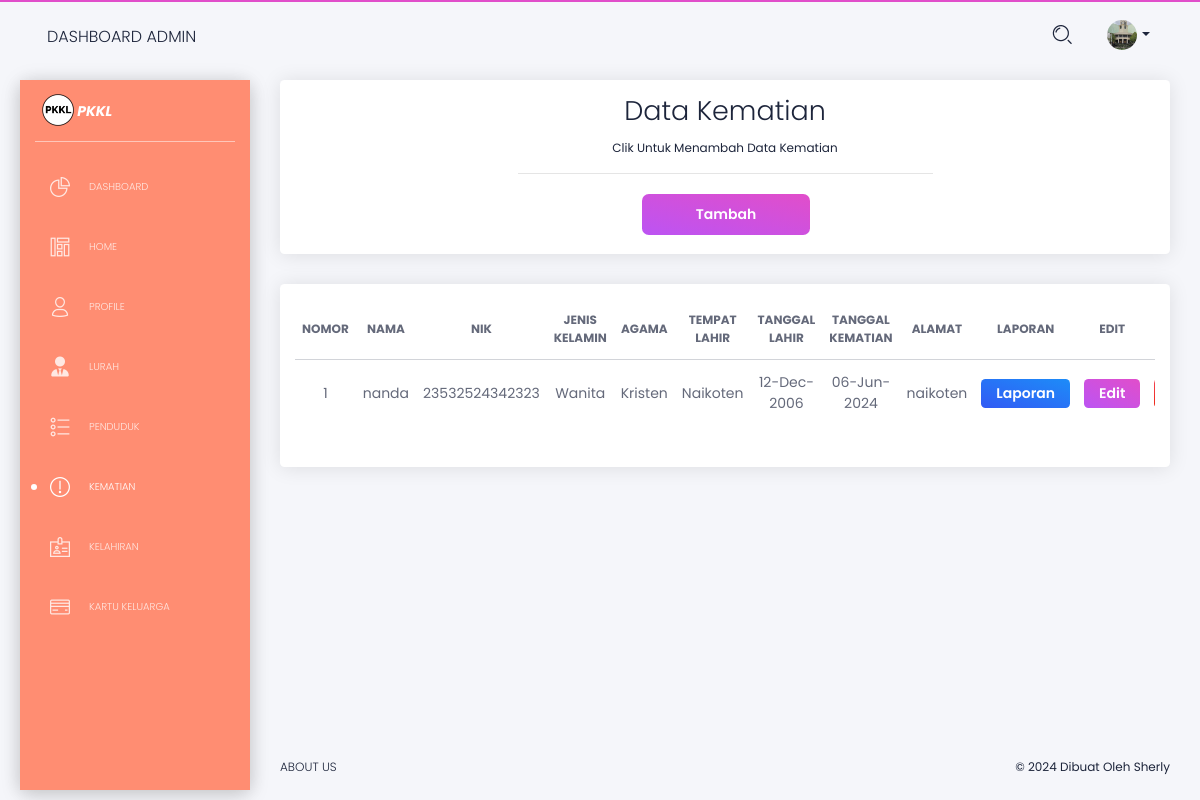
/pengguna/admin/admin_data_kematian.php (signed in), run on the app's committed database.
### tables this page shows
CREATE TABLE `kematian` (
  `id_kematian` int(12) NOT NULL,
  `id_penduduk` int(12) NOT NULL,
  `tgl_kematian` varchar(50) NOT NULL
);

CREATE TABLE `penduduk` (
  `id_penduduk` int(12) NOT NULL,
  `nama` varchar(50) NOT NULL,
  `jk` varchar(50) NOT NULL,
  `agama` varchar(50) NOT NULL,
  `tempat_lahir` varchar(150) NOT NULL,
  `tanggal_lahir` varchar(50) NOT NULL,
  `alamat` text NOT NULL,
  `nik` varchar(50) NOT NULL
);

### pengguna/admin/admin_data_kematian.php (the view, shortened to what this page needs)
<!DOCTYPE html>
<html lang="en">
<head>
    <link href="https://use.fontawesome.com/releases/v5.0.6/css/all.css" rel="stylesheet">
    <link href="../../assets/css/nucleo-icons.css" rel="stylesheet" />
    <link href="../../assets/css/black-dashboard.css?v=1.0.0" rel="stylesheet" />
    <link href="../../assets/demo/demo.css" rel="stylesheet" />
    <link rel="stylesheet" href="https://cdnjs.cloudflare.com/ajax/libs/font-awesome/6.0.0-beta3/css/all.min.css">
</head>
<body class="white-content">
    <div class="wrapper">
        <div class="sidebar">
            <div class="sidebar-wrapper badge-warning">
                <div class="logo">
                    <a href="javascript:void(0)" class="simple-text logo-mini">
                        <img src="../../images/logo_pkkl.png" width="50px" alt="" style="position: relative; bottom: 3px;">
                    </a>
                    <a href="javascript:void(0)" class="simple-text logo-normal position-relative" style="font-size: 14px; font-weight: bold; font-style: italic; right: 10px; color: #ffffff;">
                        PKKL
                    </a>
                </div>
                <ul class="nav">
                    <li>
                        <a href="./dashboard">
                            <i class="tim-icons icon-chart-pie-36"></i>
                            <p>Dashboard</p>
                        </a>
                    </li>
                    <li>
                        <a href="./admin_home">
                            <i class="tim-icons icon-components"></i>
                            <p>Home</p>
                        </a>
                    </li>
                    <li>
                        <a href="./admin_data_profile">
                            <i class="tim-icons icon-single-02"></i>
                            <p>Profile</p>
                        </a>
                    </li>
                    <li>
                        <a href="./admin_data_lurah">
                            <i class="fas fa-user-tie"></i>
                            <p>Lurah</p>
                        </a>
                    </li>
                    <li>
                        <a href="./admin_data_penduduk">
                            <i class="tim-icons icon-bullet-list-67"></i>
                            <p>Penduduk</p>
                        </a>
                    </li>
                    <li class="active">
                        <a href="./admin_data_kematian">
                            <i class="tim-icons icon-alert-circle-exc"></i>
                            <p>Kematian</p>
                        </a>
                    </li>
                    <li>
                        <a href="./admin_data_kelahiran">
                            <i class="tim-icons icon-badge"></i>
                            <p>Kelahiran</p>
                        </a>
                    </li>
                    <li>
                        <a href="./admin_data_kartu_keluarga">
                            <i class="tim-icons icon-credit-card"></i>
                            <p>Kartu Keluarga</p>
                        </a>
                    </li>
                    <br>
                    <br>
                </ul>
            </div>
        </div>
        <div class="main-panel">
            <nav class="navbar navbar-expand-lg navbar-absolute navbar-transparent">
                <div class="container-fluid">
                    <div class="navbar-wrapper">
                        <a class="navbar-brand" href="javascript:void(0)">Dashboard Admin</a>
                    </div>
                    <div class="collapse navbar-collapse" id="navigation">
                        <ul class="navbar-nav ml-auto">
                            <li class="search-bar input-group">
                                <button class="btn btn-link" id="search-button" data-toggle="modal" data-target="#searchModal"><i class="tim-icons icon-zoom-split"></i>
                                </button>
                            </li>
                            <li class="dropdown nav-item">
                                <a href="#" class="dropdown-toggle nav-link" data-toggle="dropdown">
                                    <div class="photo">
                                        <?php
                                        include '../../keamanan/koneksi.php';
                                        if (isset($_SESSION['id_admin'])) {
                                            $id_admin = $_SESSION['id_admin'];
                                            $query = "SELECT * FROM admin WHERE id_admin = '$id_admin'";
                                            $result = mysqli_query($koneksi, $query);
                                            if ($result) {
                                                if (mysqli_num_rows($result) > 0) {
                                                    $admin = mysqli_fetch_assoc($result);
                                        ?>
                                                    <?php if (!empty($admin['fp'])) : ?>
                                                        <img class="avatar" src="data_fp/<?php echo $admin['fp']; ?>" alt="...">
                                                    <?php else : ?>
                                                        <img class="avatar" src="../../assets/img/anime3.png" alt="Profile Photo">
                                                    <?php endif; ?>
                                        <?php
                                                } else {
                                                    echo "Tidak ada data admin.";
                                                }
                                            } else {
                                                echo "Gagal mengambil data admin: " . mysqli_error($koneksi);
                                            }
                                        } else {
                                            echo "Session id_admin tidak tersedia.";
                                        }
                                        ?>
                                    </div>
                                    <b class="caret d-none d-lg-block d-xl-block"></b>
                                </a>
                            </li>
                        </ul>
                    </div>
                </div>
            </nav>
            <div class="content">
                <div class="row">
                    <div class="col-md-12">
                        <div class="card">
                            <div class="card-body">
                                <div class="places-buttons">
                                    <div class="row">
                                        <div class="col-md-6 ml-auto mr-auto text-center">
                                            <h2 class="card-title">
                                                Data Kematian
                                            </h2>
                                            <p class="category">Clik untuk menambah data Kematian</p>
                                            <hr>
                                        </div>
                                    </div>
                                    <div class="row">
                                        <div class="col-lg-8 ml-auto mr-auto">
                                            <div class="row justify-content-center align-items-center">
                                                <div class="col-md-4">
                                                    <button class="btn btn-primary btn-block" data-toggle="modal" data-target="#modalTambah">Tambah </button>
                                                </div>
                                            </div>
                                        </div>
                                    </div>
                                </div>
                            </div>
                        </div>
                    </div>
                    <div class="col-md-12">
                        <div class="card ">
                            <div class="card-body">
                                <div class="table-responsive">
                                    <table class="table tablesorter " id="dataTable">
                                        <thead class=" text-primary">
                                            <tr>
                                                <th class="text-center">Nomor</th>
                                                <th class="text-center">Nama</th>
                                                <th class="text-center">Nik</th>
                                                <th class="text-center">Jenis Kelamin</th>
                                                <th class="text-center">Agama</th>
                                                <th class="text-center">Tempat Lahir</th>
                                                <th class="text-center">Tanggal Lahir</th>
                                                <th class="text-center">Tanggal Kematian</th>
                                                <th class="text-center">Alamat</th>
                                                <th class="text-center">Laporan</th>
                                                <th class="text-center">Edit</th>
                                                <th class="text-center">Hapus</th>
                                            </tr>
                                        </thead>
                                        <tbody>
                                            <?php
                                            include '../../keamanan/koneksi.php';
                                            $query = "SELECT kematian.*, penduduk.nama AS nama, penduduk.nama AS nama, penduduk.jk AS jk, penduduk.agama AS agama, penduduk.tempat_lahir AS tempat_lahir, penduduk.tanggal_lahir AS tanggal_lahir, penduduk.alamat AS alamat, penduduk.nik AS nik
                                            FROM kematian
                                            LEFT JOIN penduduk ON kematian.id_penduduk = penduduk.id_penduduk";
                                            $query .= " ORDER BY id_kematian DESC";
                                            $result = mysqli_query($koneksi, $query);
                                            $counter = 1;
                                            if ($result) {
                                                while ($row = mysqli_fetch_assoc($result)) {
                                                    $alamat_sambung = str_replace(array("\r", "\n"), '', nl2br($row['alamat']));
                                                    $tgl_kematian_input = $row['tgl_kematian'];
                                                    $tgl_kematian_input_data = date('Y-m-d', strtotime($tgl_kematian_input));
                                                    echo "<tr>";
                                                    echo "<td class='text-center'>" . htmlspecialchars($counter, ENT_QUOTES) . "</td>";
                                                    echo "<td class='text-center'>" . htmlspecialchars($row['nama'], ENT_QUOTES) . "</td>";
                                                    echo "<td class='text-center'>" . htmlspecialchars($row['nik'], ENT_QUOTES) . "</td>";
                                                    echo "<td class='text-center'>" . htmlspecialchars($row['jk'], ENT_QUOTES) . "</td>";
                                                    echo "<td class='text-center'>" . htmlspecialchars($row['agama'], ENT_QUOTES) . "</td>";
                                                    echo "<td class='text-center'>" . htmlspecialchars($row['tempat_lahir'], ENT_QUOTES) . "</td>";
                                                    echo "<td class='text-center'>" . htmlspecialchars($row['tanggal_lahir'], ENT_QUOTES) . "</td>";
                                                    echo "<td class='text-center'>" . htmlspecialchars($row['tgl_kematian'], ENT_QUOTES) . "</td>";
                                                    echo "<td class='text-center'>" . $alamat_sambung . "</td>";
                                                    echo "<td class='text-center'>
                                                            <a href='kematian/laporan_kematian?id_kematian=" . htmlspecialchars($row['id_kematian'], ENT_QUOTES) . "' target='_blank' class='btn btn-info btn-sm'>Laporan</a>
                                                        </td>";
                                                    echo "<td class='text-center'>
                                                            <button class='btn btn-primary btn-sm' onclick='openEditModal(
                                                                \"" . htmlspecialchars($row['id_kematian'], ENT_QUOTES) . "\",
                                                                \"" . htmlspecialchars($row['id_penduduk'], ENT_QUOTES) . "\",
                                                                \"" . $tgl_kematian_input_data . "\"
                                                            )'>Edit</button>
                                                        </td>";
                                                    echo "<td class='text-center'>
                                                            <button class='btn btn-danger btn-sm' onclick='hapus(\"" . htmlspecialchars($row['id_kematian'], ENT_QUOTES) . "\")'>Hapus</button>
                                                        </td>";
                                                    echo "</tr>";
                                                    $counter++;
                                                }
                                            } else {
                                                echo "<td class='text-center' colspan='7'><h3>Gagal mengambil data dari database</h3></td>";
                                            }
                                            ?>
                                        </tbody>
                                    </table>
                                </div>
                            </div>
                        </div>
                    </div>
                </div>
            </div>
            <footer class="footer">
                <div class="container-fluid">
                    <ul class="nav">
                        <li class="nav-item">
                            <a href="javascript:void(0)" class="nav-link">
                                About Us
                            </a>
                        </li>
                    </ul>
                    <div class="copyright">
                        ©
                         Dibuat Oleh Sherly
                    </div>
                </div>
            </footer>
        </div>
    </div>
</body>
</html>

### data on the page
kematian: id_penduduk.nama "nanda", id_penduduk.nik "23532524342323", id_penduduk.jk "Wanita", id_penduduk.agama "Kristen", id_penduduk.tempat_lahir "Naikoten", id_penduduk.tanggal_lahir "12-Dec-2006", tgl_kematian "06-Jun-2024", id_penduduk.alamat "naikoten"
